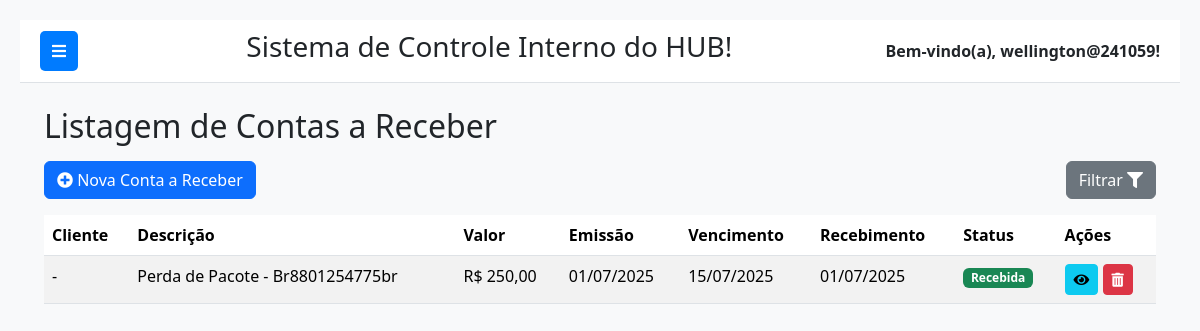
Screenshot of /financeiro/contas-a-receber/ (signed in) with the database file from the repository.
### financeiro/models.py (models this page shows, shortened)
class ContaReceber(models.Model):
    STATUS_CHOICES = [
        ('A_RECEBER', 'A Receber'),
        ('RECEBIDA', 'Recebida'),
        ('VENCIDA', 'Vencida'),
        ('CANCELADA', 'Cancelada'),
    ]
    descricao = models.CharField(
        max_length=255,
        verbose_name="Descrição"
    )
    valor = models.DecimalField(
        max_digits=10,
        decimal_places=2,
        verbose_name="Valor"
    )
    data_lancamento = models.DateField(
        default=timezone.now,
        verbose_name="Data de Lançamento"
    )
    data_vencimento = models.DateField(
        verbose_name="Data de Vencimento"
    )
    data_recebimento = models.DateField(
        blank=True,
        null=True,
        verbose_name="Data de Recebimento"
    )
    status = models.CharField(
        max_length=10,
        choices=STATUS_CHOICES,
        default='A_RECEBER',
        verbose_name="Status"
    )
    categoria = models.ForeignKey(
        CategoriaFinanceira,
        on_delete=models.SET_NULL,
        null=True, blank=True,
        limit_choices_to={'tipo': 'RECEITA'}, # Restringe a categorias de receita
        related_name='contas_receber',
        verbose_name="Categoria"
    )
    forma_pagamento = models.ForeignKey(
        FormaPagamento,
        on_delete=models.SET_NULL,
        null=True, blank=True,
        verbose_name="Forma de Recebimento"
    )
    data_pagamento = models.DateField(null=True, blank=True)
    cliente = models.ForeignKey(
        Cliente, # CORRIGIDO: Aponta para o seu modelo Cliente
        on_delete=models.SET_NULL, # Ou models.PROTECT se desejar impedir exclusão de cliente com CR
        null=True, blank=True,
        related_name='contas_a_receber_cliente', # Renomeado para evitar conflito com 'contas_a_receber' do User
        verbose_name="Cliente"
    )
    observacoes = models.TextField(
        blank=True,
        null=True,
        verbose_name="Observações"
    )
    registrado_por = models.ForeignKey(
        settings.AUTH_USER_MODEL,
        on_delete=models.SET_NULL,
        null=True, blank=True,
        related_name='contas_receber_registradas',
        verbose_name="Registrado por"
    )
    data_registro = models.DateTimeField(
        auto_now_add=True,
        verbose_name="Data de Registro"
    )
    data_ultima_atualizacao = models.DateTimeField(
        auto_now=True,
        verbose_name="Última Atualização"
    )
    class Meta:
        verbose_name = "Conta a Receber"
        verbose_name_plural = "Contas a Receber"
        ordering = ['data_vencimento', 'status']

### financeiro/views.py (the view)
# urls.py: path('contas-a-receber/', views.lista_contas_receber, name='lista_contas_receber'), # Agora o nome da URL corresponde ao template
@login_required
def lista_contas_receber(request):
    contas = ContaReceber.objects.all()
    conta_filter = ContaReceberFilter(request.GET, queryset=contas)
    contas_filtradas = conta_filter.qs.order_by('-data_vencimento', 'status')
    contas_para_exibir = []
    today = timezone.localdate()
    for conta in contas_filtradas:
        display_status = conta.status
        if display_status == 'A_RECEBER' and conta.data_vencimento and conta.data_vencimento < today:
            display_status = 'VENCIDA'
        conta.badge_class = _get_conta_badge_class(display_status)
        conta.display_status_text = 'Vencida' if display_status == 'VENCIDA' else conta.get_status_display()
        contas_para_exibir.append(conta)
    context = {
        'contas_receber': contas_para_exibir,
        'filter': conta_filter,
        'title': 'Contas a Receber',
        'active_page': 'contas_receber',
        'statuses_nao_editaveis': ['RECEBIDA', 'CANCELADA'],
    }
    return render(request, 'financeiro/contas_receber/lista_contas_receber.html', context)

### financeiro/models.py (called while the page is built)
    def __str__(self):
        return f"[{self.get_tipo_display()}] {self.nome}"

### financeiro/views.py (called while the page is built)
def _get_conta_badge_class(status):
    if status == 'PAGA' or status == 'RECEBIDA':
        return 'text-bg-success'
    elif status == 'VENCIDA': # Status de exibição derivado
        return 'text-bg-danger'
    elif status == 'CANCELADA':
        return 'text-bg-secondary'
    elif status == 'A_PAGAR' or status == 'A_RECEBER': # Status padrão para pendente
        return 'text-bg-warning text-dark'
    return 'text-bg-info' # Default para outros não mapeados

### financeiro/templates/financeiro/contas_receber/lista_contas_receber.html (shortened to what this page needs)
{% extends 'base.html' %}
{% load static %}
{% load humanize %}
{% load crispy_forms_tags %}
{% load custom_filters %}
{% block content %}
<div class="container mt-4">
    <h2 class="mb-3">Listagem de Contas a Receber</h2>
    <div class="mb-3 d-flex justify-content-between align-items-center">
        <a href="{% url 'financeiro:nova_conta_receber' %}" class="btn btn-primary">
            <i class="fas fa-plus-circle"></i> Nova Conta a Receber
        </a>
        <button class="btn btn-secondary" type="button" data-bs-toggle="collapse" data-bs-target="#filtrosCollapse" aria-expanded="false" aria-controls="filtrosCollapse">
            Filtrar <i class="fas fa-filter"></i>
        </button>
    </div>
    {% if contas_receber %}
    <div class="table-responsive">
        <table class="table table-striped table-hover">
            <thead>
                <tr>
                    <th>Cliente</th>
                    <th>Descrição</th>
                    <th>Valor</th>
                    <th>Emissão</th>
                    <th>Vencimento</th>
                    <th>Recebimento</th>
                    <th>Status</th>
                    <th>Ações</th>
                </tr>
            </thead>
            <tbody>
                {% for conta in contas_receber %}
                <tr>
                    <td>
                        {% if conta.cliente %}
                            {{ conta.cliente.razao_social|default:conta.cliente.nome_fantasia|default:"-" }}
                        {% else %}
                            -
                        {% endif %}
                    </td>
                    <td>{{ conta.descricao }}</td>
                    <td>R$ {{ conta.valor|intcomma }}</td>
                    <td>{{ conta.data_lancamento|date:"d/m/Y" }}</td>
                    <td>{{ conta.data_vencimento|date:"d/m/Y" }}</td>
                    <td>{% if conta.data_recebimento %}{{ conta.data_recebimento|date:"d/m/Y" }}{% else %}-{% endif %}</td>
                    <td><span class="badge {{ conta.badge_class }}">{{ conta.display_status_text }}</span></td>
                    <td>
                        <a href="{% url 'financeiro:detalhar_conta_receber' conta.pk %}" class="btn btn-sm btn-info" title="Ver Detalhes"><i class="fas fa-eye"></i></a>
                        <button type="button" class="btn btn-sm btn-danger" data-bs-toggle="modal" data-bs-target="#confirmDeleteModal-{{ conta.pk }}" title="Excluir"><i class="fas fa-trash-alt"></i></button>
                    </td>
                </tr>
                {% endfor %}
            </tbody>
        </table>
    </div>
    {% else %}
    <div class="alert alert-info" role="alert">
        Nenhuma conta a receber encontrada com os filtros aplicados.
    </div>
    {% endif %}
</div>
{% endblock %}

### templates/base.html (shortened to what this page needs)
{% load static %}
<!DOCTYPE html>
<html lang="pt-br">
<head>
    <link href="https://cdn.jsdelivr.net/npm/bootstrap@5.3.3/dist/css/bootstrap.min.css" rel="stylesheet">
    <link rel="stylesheet" href="https://cdnjs.cloudflare.com/ajax/libs/font-awesome/5.15.4/css/all.min.css" />
</head>
<body>
    <div class="main-content" id="main-content">
        <div class="navbar-top">
            <button class="toggle-btn" id="sidebarToggle">
                <i class="fas fa-bars"></i>
            </button>
            <div class="system-name">
                <h3>Sistema de Controle Interno do HUB!</h3>
            </div>
            <div class="user-info">
                Bem-vindo(a), {{ request.user.username }}!
            </div>
        </div>
        <div class="container-fluid">
            {% block content %}
            {% endblock %}
        </div>
    </div>
</body>
</html>

### templates/base.html (style rules this page uses)
body { display: flex; min-height: 100vh; background-color: #f8f9fa; }
.main-content { flex-grow: 1; padding: 20px; transition: margin-left 0.3s ease-in-out; margin-left: 0; }
.navbar-top { background-color: #ffffff; border-bottom: 1px solid #dee2e6; padding: 10px 20px; display: flex; justify-content: space-between; align-items: center; margin-bottom: 20px; }
.navbar-top .user-info { font-weight: bold; }
.toggle-btn { background-color: #007bff; color: white; border: none; padding: 8px 12px; border-radius: 5px; cursor: pointer; margin-right: 15px; }

### rows the page displays
ContaReceber: descricao "Perda de Pacote - Br8801254775br", valor "250,00", data_lancamento "01/07/2025", data_vencimento "15/07/2025", data_recebimento "01/07/2025", display_status_text "Recebida"

### other values shown
{{ request.user.username }} "wellington@241059"
